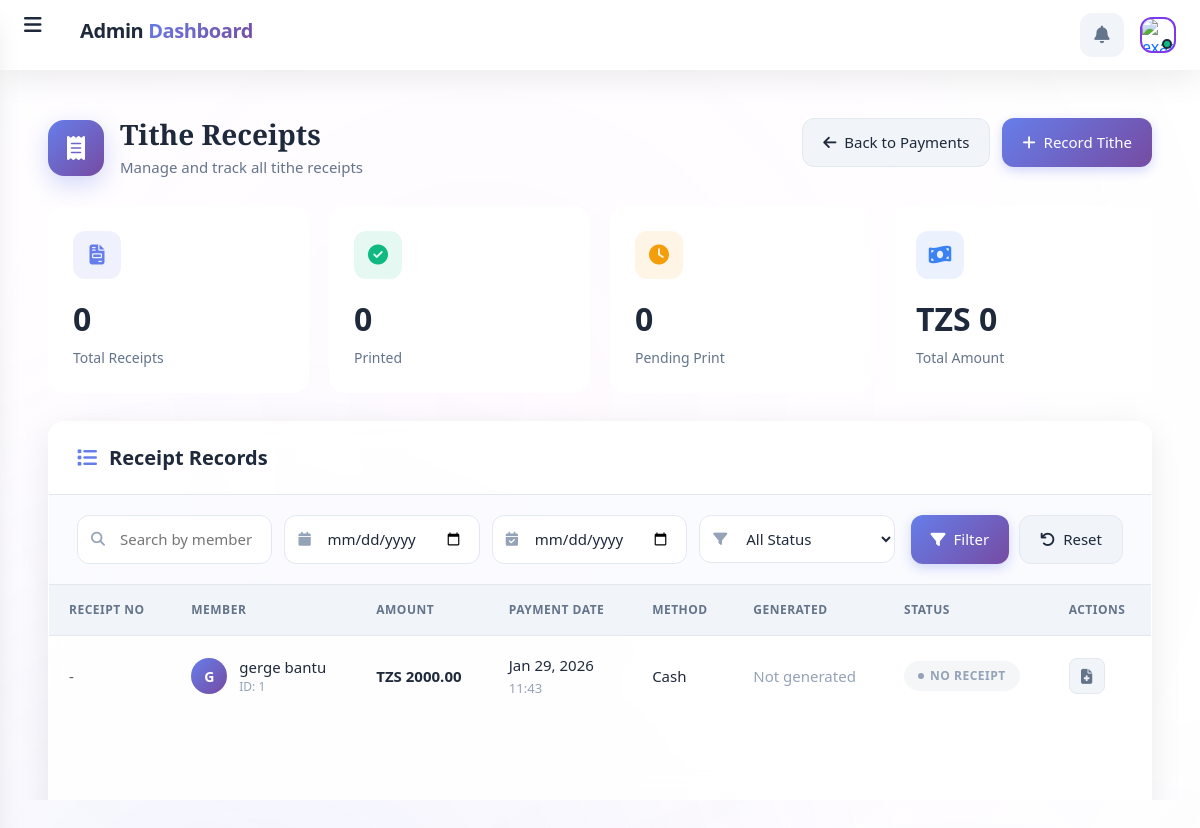
The page /tithe/receipt/list/ (signed in) on the database as committed earlier.
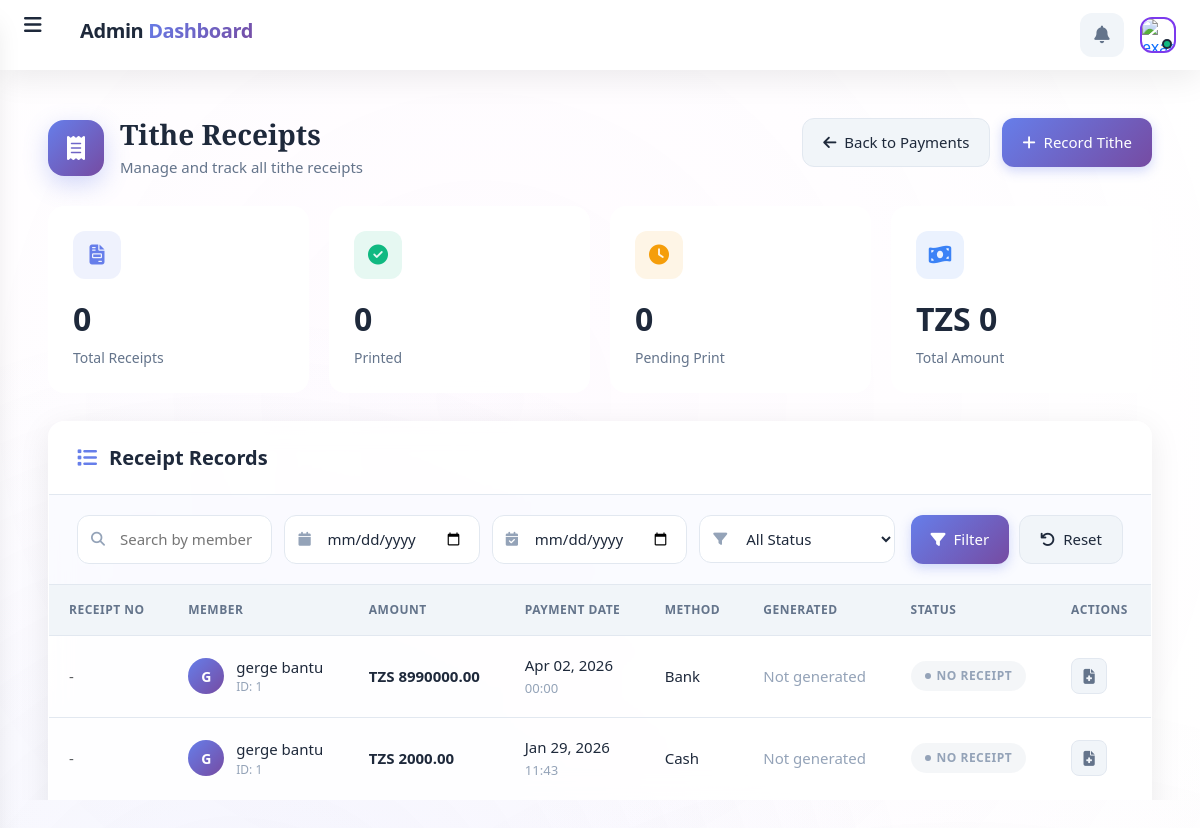
The same page on the database as committed later.
### tithe/models.py (models this page shows, shortened)
class TithePayment(models.Model):
    PAYMENT_STATUS_CHOICES = [
        ('cash', 'Cash'),
        ('bank', 'Bank'),
    ]
    sms_sent = models.BooleanField(default=False)
    sms_sent_at = models.DateTimeField(null=True, blank=True)
    sms_message_id = models.CharField(max_length=100, blank=True, null=True)
    sms_failure_count = models.IntegerField(default=0)
    last_sms_error = models.TextField(blank=True, null=True)
    date = models.DateTimeField(default=timezone.now, verbose_name='Invoice Date')
    name = models.ForeignKey(Member, verbose_name="Member", on_delete=models.CASCADE)  # Direct reference
    contact_number = models.CharField(max_length=13, blank=True, null=True)
    amount = models.DecimalField(max_digits=10, decimal_places=2)
    status = models.CharField(
        max_length=50,
        choices=PAYMENT_STATUS_CHOICES,
        default='cash'
    )

### member/models.py (models this page shows, shortened)
class Member(models.Model):
    MEMBERSHIP_CATEGORY_CHOICES = [
        ('elder', 'Elder'),
        ('youth', 'Youth'),
        ('child', 'Child'),
    ]
    name = models.CharField(max_length=255)
    code = models.CharField(max_length=50, help_text="001PT", null=True, blank=True)
    active = models.BooleanField(default=True)
    shepherd = models.ForeignKey(Community, on_delete=models.CASCADE, null=True, blank=True, related_name='members')
    ministry = models.ForeignKey(Ministry, on_delete=models.CASCADE, null=True, blank=True, related_name='members')
    telephone = PhoneNumberField(max_length=255, null=True, blank=True, help_text=' Eg. +255 ')
    location = models.CharField(max_length=255, blank=True, null=True)
    fathers_name = models.CharField(max_length=255, null=True, blank=True)
    mothers_name = models.CharField(max_length=255, null=True, blank=True)
    guardians_name = models.CharField(max_length=255, null=True, blank=True)
    GENDER_CHOICES = [
        ('male', 'Male'),
        ('female', 'Female'),
    ]
    gender = models.CharField(max_length=10, choices=GENDER_CHOICES, null=True, blank=True)
    pays_tithe = models.BooleanField(default=False)
    working = models.BooleanField(default=False)
    schooling = models.BooleanField(default=False)
    picture = models.ImageField(upload_to=upload_image_path, null=True, blank=True)
    transfered = models.BooleanField(default=False)
    transfer_update = models.CharField(max_length=250, null=True, blank=True)
    membership_category = models.CharField(max_length=10, choices=MEMBERSHIP_CATEGORY_CHOICES, null=True, blank=True, help_text="Distinguishes between Elders, Youth, and Children")
    objects = MemberManager()
    class Meta:
        ordering = ['name']
        verbose_name_plural = 'Members'

### tithe/views.py (the view)
# urls.py: path('receipt/list/', views.receipt_list, name='receipt_list'),
@login_required
def receipt_list(request):
    template = "tithepayment/receipt_list.html"
    if request.GET.get('ajax_counts') or request.headers.get('X-Requested-With') == 'XMLHttpRequest':
        return JsonResponse({
            'unprinted_count': TitheReceipt.objects.filter(is_printed=False).count(),
            'total_receipts': TitheReceipt.objects.count()
        })
    search_query = request.GET.get('search', '').strip()
    start_date = request.GET.get('start_date')
    end_date = request.GET.get('end_date')
    print_status = request.GET.get('print_status')
    show_unprinted = request.GET.get('show_unprinted')
    payments = TithePayment.objects.select_related('name').prefetch_related(
        'receipt'
    ).order_by('-date')
    if search_query:
        payments = payments.filter(name__name__icontains=search_query)
    if start_date:
        payments = payments.filter(date__date__gte=start_date)
    if end_date:
        payments = payments.filter(date__date__lte=end_date)
    if show_unprinted:
        payments = payments.filter(receipt__is_printed=False)
    if print_status == 'printed':
        payments = payments.filter(receipt__is_printed=True)
    elif print_status == 'unprinted':
        payments = payments.filter(receipt__is_printed=False)
    elif print_status == 'no_receipt':
        payments = payments.filter(receipt__isnull=True)
    receipt_map = {
        r.tithe_payment_id: r
        for r in TitheReceipt.objects.select_related('tithe_payment')
    }
    for payment in payments:
        receipt = receipt_map.get(payment.id)
        payment.has_receipt = receipt is not None
        payment.receipt_data = receipt
    context = {
        "payments": payments,
        "receipts_active": "active",
        "unprinted_count": TitheReceipt.objects.filter(is_printed=False).count(),
        "total_receipts": TitheReceipt.objects.count(),
        "show_unprinted": bool(show_unprinted),
        "finance_active": True,
        "search_query": search_query,
        "start_date": start_date,
        "end_date": end_date,
        "print_status": print_status,
    }
    return render(request, template, context)

### templates/tithepayment/receipt_list.html (shortened to what this page needs)
{% extends 'base.html' %}
{% load static %}
{% block content %}
<div class="receipts-dashboard">
    <div class="page-header">
        <div class="page-header-content">
            <div class="page-title-wrapper">
                <div class="page-icon">
                    <i class="fas fa-receipt"></i>
                </div>
                <div class="page-title">
                    <h1>Tithe Receipts</h1>
                    <p>Manage and track all tithe receipts</p>
                </div>
            </div>
            <div class="page-actions">
                <a href="{% url 'tithepayment:tithepayment_list' %}" class="btn btn-secondary">
                    <i class="fas fa-arrow-left"></i> Back to Payments
                </a>
                <a href="{% url 'tithepayment:tithepayment_create' %}" class="btn btn-primary">
                    <i class="fas fa-plus"></i> Record Tithe
                </a>
            </div>
        </div>
    </div>
    <div class="stats-grid">
        <div class="stat-card primary">
            <div class="stat-icon">
                <i class="fas fa-file-invoice"></i>
            </div>
            <div class="stat-value">{{ total_receipts|default:"0" }}</div>
            <div class="stat-label">Total Receipts</div>
        </div>
        <div class="stat-card success">
            <div class="stat-icon">
                <i class="fas fa-check-circle"></i>
            </div>
            <div class="stat-value">{{ printed_count|default:"0" }}</div>
            <div class="stat-label">Printed</div>
        </div>
        <div class="stat-card warning">
            <div class="stat-icon">
                <i class="fas fa-clock"></i>
            </div>
            <div class="stat-value">{{ unprinted_count|default:"0" }}</div>
            <div class="stat-label">Pending Print</div>
        </div>
        <div class="stat-card info">
            <div class="stat-icon">
                <i class="fas fa-money-bill-wave"></i>
            </div>
            <div class="stat-value">TZS {{ total_amount|floatformat:0|default:"0" }}</div>
            <div class="stat-label">Total Amount</div>
        </div>
    </div>
    <div class="content-card">
        <div class="content-card-header">
            <h2 class="content-card-title">
                <i class="fas fa-list"></i>
                Receipt Records
            </h2>
        </div>
        <div class="filter-bar">
            <form method="get" class="filter-form">
                <div class="filter-group">
                    <div class="filter-input">
                        <i class="fas fa-search"></i>
                        <input type="text" name="search" placeholder="Search by member name..." value="{{ search_query }}">
                    </div>
                    <div class="filter-input">
                        <i class="fas fa-calendar"></i>
                        <input type="date" name="start_date" placeholder="Start Date" value="{{ start_date }}">
                    </div>
                    <div class="filter-input">
                        <i class="fas fa-calendar-check"></i>
                        <input type="date" name="end_date" placeholder="End Date" value="{{ end_date }}">
                    </div>
                    <div class="filter-input">
                        <i class="fas fa-filter"></i>
                        <select name="print_status">
                            <option value="">All Status</option>
                        </select>
                    </div>
                </div>
                <div class="filter-actions">
                    <button type="submit" class="btn btn-primary">
                        <i class="fas fa-filter"></i> Filter
                    </button>
                    <a href="{% url 'tithepayment:receipt_list' %}" class="btn btn-secondary">
                        <i class="fas fa-undo"></i> Reset
                    </a>
                </div>
            </form>
        </div>
        <div class="table-wrapper">
            <table class="data-table">
                <thead>
                    <tr>
                        <th>Receipt No</th>
                        <th>Member</th>
                        <th>Amount</th>
                        <th>Payment Date</th>
                        <th>Method</th>
                        <th>Generated</th>
                        <th>Status</th>
                        <th>Actions</th>
                    </tr>
                </thead>
                <tbody>
                    {% for payment in payments %}
                    <tr>
                        <td>
                            {% if payment.has_receipt %}
                                <span class="receipt-number">{{ payment.receipt_data.receipt_number }}</span>
                            {% else %}
                                <span class="text-muted">-</span>
                            {% endif %}
                        </td>
                        <td>
                            <div class="member-info">
                                <div class="member-avatar">
                                    {{ payment.name.name|first|upper }}
                                </div>
                                <div class="member-details">
                                    <span class="member-name">{{ payment.name.name }}</span>
                                    <span class="member-id">ID: {{ payment.name.member_id|default:payment.name.id }}</span>
                                </div>
                            </div>
                        </td>
                        <td>
                            <span class="amount">TZS {{ payment.amount|floatformat:2 }}</span>
                        </td>
                        <td>{{ payment.date|date:"M d, Y" }}<br><small style="color: var(--text-muted);">{{ payment.date|date:"H:i" }}</small></td>
                        <td>{{ payment.get_status_display }}</td>
                        <td>
                            {% if payment.has_receipt %}
                                {{ payment.receipt_data.generated_at|date:"M d, Y" }}
                            {% else %}
                                <span style="color: var(--text-muted);">Not generated</span>
                            {% endif %}
                        </td>
                        <td>
                            {% if payment.has_receipt %}
                                {% if payment.receipt_data.is_printed %}
                                    <span class="status-badge printed">Printed</span>
                                {% else %}
                                    <span class="status-badge unprinted">Pending</span>
                                {% endif %}
                            {% else %}
                                <span class="status-badge none">No Receipt</span>
                            {% endif %}
                        </td>
                        <td>
                            <div class="actions">
                                {% if payment.has_receipt %}
                                    <a href="{% url 'tithepayment:print_receipt' payment.receipt_data.id %}"
                                       class="action-btn print" title="Print Receipt">
                                        <i class="fas fa-print"></i>
                                    </a>
                                {% else %}
                                    <a href="{% url 'tithepayment:auto_generate_receipt' payment.id %}"
                                       class="action-btn generate" title="Generate Receipt">
                                        <i class="fas fa-file-medical"></i>
                                    </a>
                                {% endif %}
                            </div>
                        </td>
                    </tr>
                    {% endfor %}
                </tbody>
            </table>
        </div>
    </div>
</div>
{% endblock %}

### templates/base.html (shortened to what this page needs)
{% load static %} {% load i18n %}
<!doctype html>
<html lang="{{ LANGUAGE_CODE }}">
  <head>
    <link
      href="https://cdnjs.cloudflare.com/ajax/libs/font-awesome/6.4.0/css/all.min.css"
      rel="stylesheet"
    />
    <link
      href="https://cdn.jsdelivr.net/npm/bootstrap@5.3.2/dist/css/bootstrap.min.css"
      rel="stylesheet"
    />
  </head>
  <body>
    {% if user.is_authenticated %}
    <div class="app-container">
      <header class="app-header">
        <div class="header-left">
          <button
            class="menu-toggle"
            id="menuToggle"
            aria-label="{% trans 'Toggle menu' %}"
          >
            <i class="fas fa-bars"></i>
          </button>
          <h1 class="header-title">
            {% if user.is_superuser %}{% trans "Admin" %} {% elif user.groups.all.0.name == 'Accountant' %}{% trans "Accountant" %} {% else %}{% trans "Member" %}{% endif %}
            <span>{% trans "Dashboard" %}</span>
          </h1>
        </div>
        <div class="header-right">
          <div class="notification-dropdown">
            <button
              class="notification-btn"
              id="notificationBtn"
              aria-label="{% trans 'Notifications' %}"
            >
              <i class="fas fa-bell"></i>
            </button>
          </div>
          <div class="user-menu">
            <a
              href="{% url 'user_profile' %}"
              class="user-avatar"
              title="{{ user.get_full_name|default:user.username }}"
            >
              <img
                src="{% if profile and profile.picture %}{{ profile.picture.url }}{% else %}{% static 'assets/images/avatar01.png' %}{% endif %}"
                alt="{{ user.username }}"
              />
            </a>
          </div>
        </div>
      </header>
      <main class="main-content">
        {% block content %}{% endblock content %}
      </main>
    </div>
    {% else %}
    <div style="text-align: center; padding: 50px">
      <p>Please <a href="{% url '_login' %}">log in</a> to access this page.</p>
    </div>
    {% endif %}
  </body>
</html>

Rows that differ between the two databases and show on the page:
added TithePayment: name.name|first "G", name.name "gerge bantu", name.member_id "1", amount "8990000.00", date "Apr 02, 2026", date "00:00", status "Bank", shows "Not generated", shows "NO RECEIPT"
